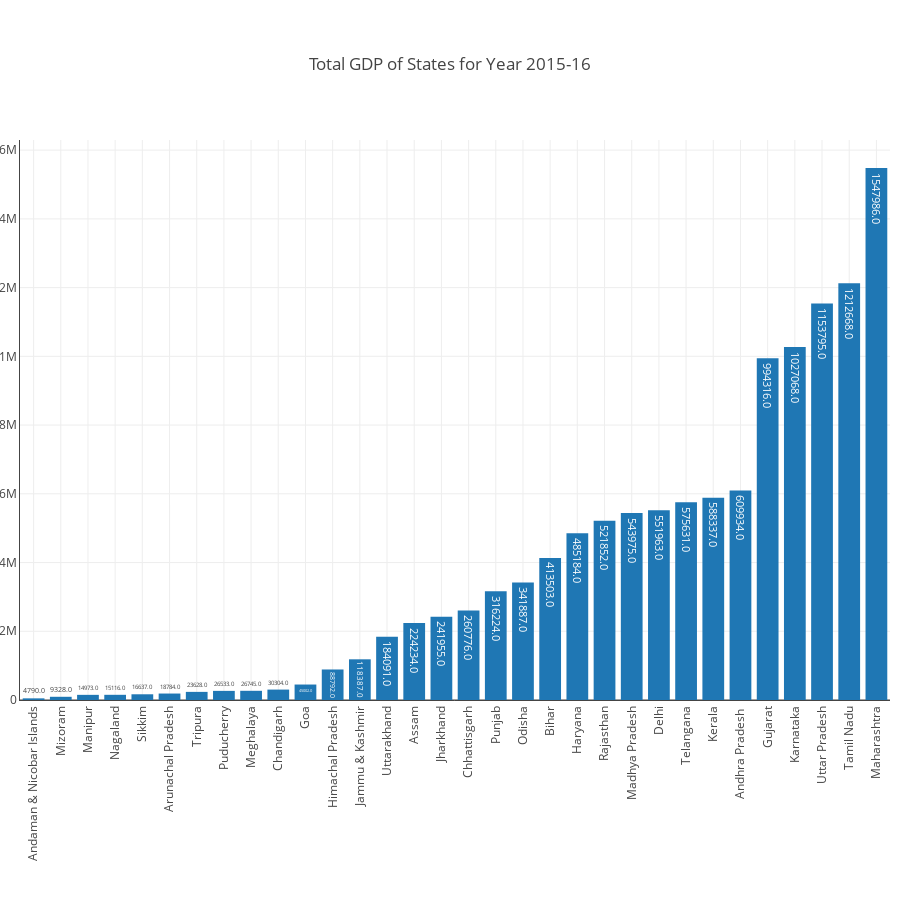

Write notebook code for a chart like this one.
### Code cell
data = [go.Bar(
            x=gsdp15_16.index.tolist(),
            y=gsdp15_16.values.tolist(),
            text=gsdp15_16.values.tolist(),
            textposition = 'auto'
    )]
layout = go.Layout(
    autosize=False,
    width=900,
    height=900,
    title=go.layout.Title(
        text='Total GDP of States for Year 2015-16',
        xref='container',
        x=0.5
    ),
    xaxis=dict(tickangle=-90,showgrid=True,showline=True,showticklabels=True,zeroline=True),
    yaxis=dict(showgrid=True,showline=True,showticklabels=True,zeroline=True),
    margin=dict(
        l=20,
        r=10,
        t=140,
        b=200
    ),
)
fig= go.Figure(data=data,layout=layout)

iplot(fig)

### Figure 1 — Plotly figure (JSON) as saved in the notebook; plotly's stock layout.template omitted (floating-point values rounded to 4 significant figures)
{"data": [{"text": ["4790.0", "9328.0", "14973.0", "15116.0", "16637.0", "18784.0", "23628.0", "26533.0", "26745.0", "30304.0", "45002.0", "88792.0", "118387.0", "184091.0", "224234.0", "241955.0", "260776.0", "316224.0", "341887.0", "413503.0", "485184.0", "521852.0", "543975.0", "551963.0", "575631.0", "588337.0", "609934.0", "994316.0", "1027068.0", "1153795.0", "1212668.0", "1547986.0"], "textposition": "auto", "type": "bar", "uid": "2079562e-eda2-49e9-9325-2e6c79812089", "x": ["Andaman & Nicobar Islands", "Mizoram", "Manipur", "Nagaland", "Sikkim", "Arunachal Pradesh", "Tripura", "Puducherry", "Meghalaya", "Chandigarh", "Goa", "Himachal Pradesh", "Jammu & Kashmir", "Uttarakhand", "Assam", "Jharkhand", "Chhattisgarh", "Punjab", "Odisha", "Bihar", "Haryana", "Rajasthan", "Madhya Pradesh", "Delhi", "Telangana", "Kerala", "Andhra Pradesh ", "Gujarat", "Karnataka", "Uttar Pradesh", "Tamil Nadu", "Maharashtra"], "y": [4790, 9328, 14973, 15116, 16637, 18784, 23628, 26533, 26745, 30304, 45002, 88792, 118387, 184091, 224234, 241955, 260776, 316224, 341887, 413503, 485184, 521852, 543975, 551963, 575631, 588337, 609934, 994316, 1027068, 1153795, 1212668, 1547986]}], "layout": {"autosize": false, "height": 900, "margin": {"b": 200, "l": 20, "r": 10, "t": 140}, "title": {"text": "Total GDP of States for Year 2015-16", "x": 0.5, "xref": "container"}, "width": 900, "xaxis": {"autorange": true, "range": [-0.5, 31.5], "showgrid": true, "showline": true, "showticklabels": true, "tickangle": -90, "type": "category", "zeroline": true}, "yaxis": {"autorange": true, "range": [0, 1629000.0], "showgrid": true, "showline": true, "showticklabels": true, "type": "linear", "zeroline": true}}}
